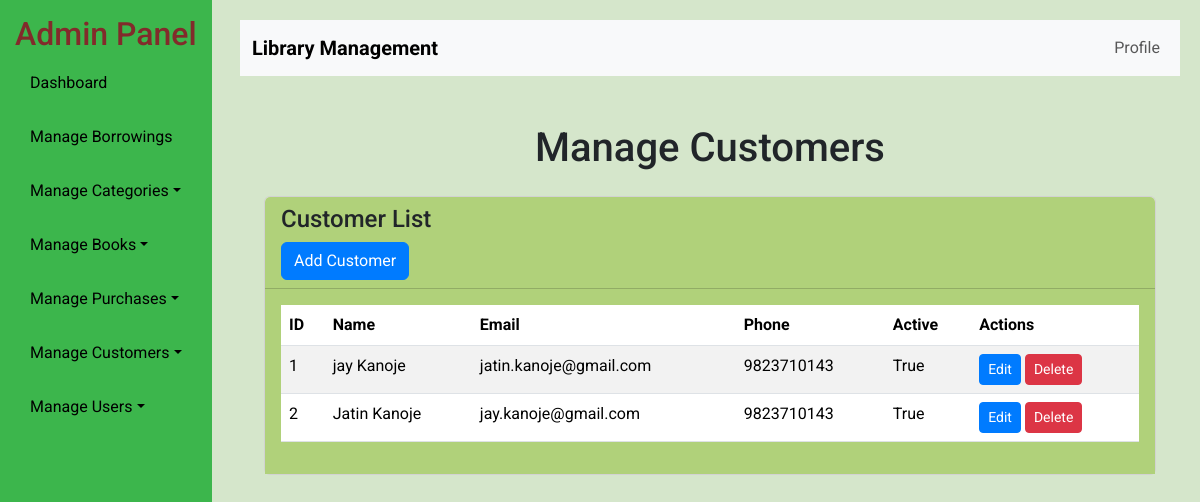
The page /ladmin/custuser/ on the database as committed earlier.
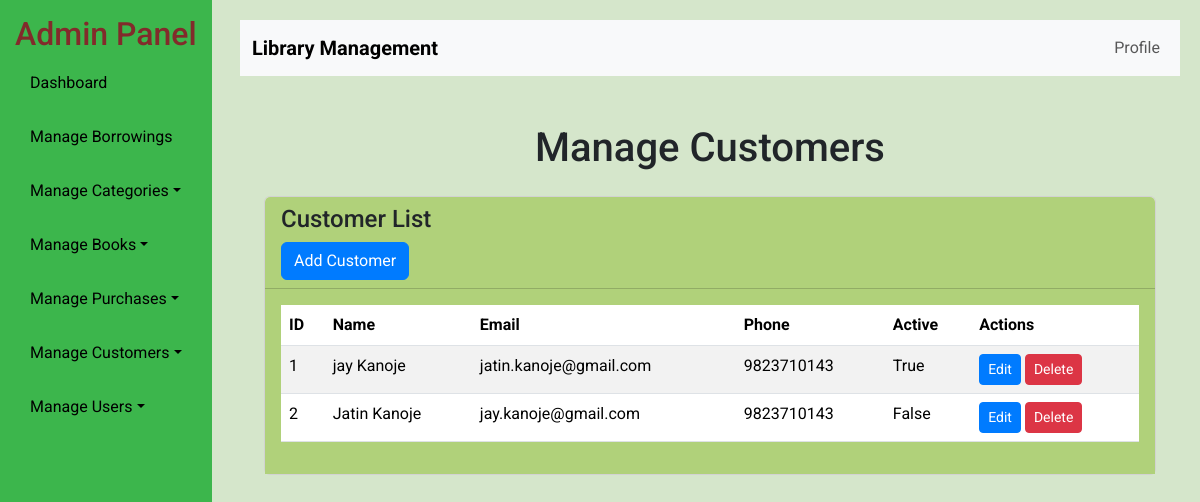
The same page on the database as committed later.
### cust/models.py (models this page shows, shortened)
class customer(models.Model):
    user = models.OneToOneField(User, on_delete=models.CASCADE, null=True)
    name = models.CharField(max_length=50, null=True)
    mobile = models.IntegerField(null=True)
    email = models.EmailField(max_length=254, null=True)
    address = models.CharField(max_length=50, null=True)
    gender = models.CharField(max_length=50, null=True)
    created_at = models.DateTimeField(auto_now=False, auto_now_add=False, null=True)
    picture=models.ImageField(null=True)
    active = models.BooleanField(default=True)

### ladmin/views.py (the view)
# urls.py: path('custuser/', custuser, name='acustuser'),
def custuser(request):
    cust = customer.objects.all()
    return render(request, 'ladmin/acustuser.html', {'cust': cust})

### template/ladmin/acustuser.html
{% extends "ladmin/base.html" %}
{% block content %}
<div class="container mt-5">
    <h1 class="text-center">Manage Customers</h1>
    <div class="row mt-4">
        <div class="col-md-12">
            <div class="card">
                <div class="card-header">
                    <h4>Customer List</h4>
                    <a href="" class="btn btn-primary">Add Customer</a>
                </div>
                <div class="card-body">
                    <table class="table table-striped">
                        <thead>
                            <tr>
                                <th>ID</th>
                                <th>Name</th>
                                <th>Email</th>
                                <th>Phone</th>
                                <th>Active</th>
                                <th>Actions</th>
                            </tr>
                        </thead>
                        <tbody>
                            {% for customer in cust %}
                            <tr>
                                <td>{{ customer.id }}</td>
                                <td>{{ customer.name }}</td>
                                <td>{{ customer.email }}</td>
                                <td>{{ customer.mobile }}</td>
                                <td>{{ customer.active }}</td>
                                <td>
                                    <a href="" class="btn btn-sm btn-primary">Edit</a>
                                    <a href="#" class="btn btn-sm btn-danger">Delete</a>
                                </td>
                            </tr>
                            {% endfor %}
                        </tbody>
                    </table>
                </div>
            </div>
        </div>
    </div>
</div>
{% endblock content %}

Rows that differ between the two databases and show on the page:
changed customer "Jatin Kanoje": active "True" → "False"
